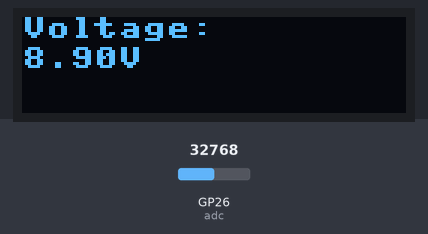
A program run on a simulated Raspberry Pi Pico running MicroPython. Shown: 128×32 one-colour display. The inputs (shaded band) are chosen by the test bench; at power-on: GP26 (adc) = 32768 (analog values on the 0–65535 scale). Library files of the repository ran but are not shown: ssd1306.py.

Above: at 1.2 s.
1.3 s: GP26 (adc) set to 45874
At 1.9 s:
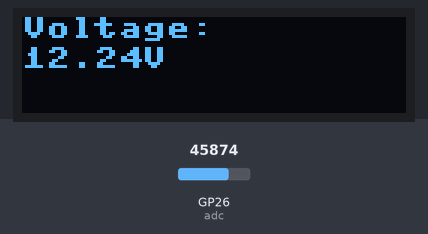
2.8 s: GP26 (adc) set to 57670
At 3.2 s:
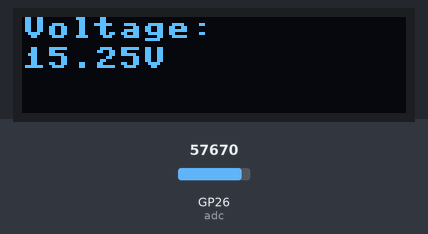
4.3 s: GP26 (adc) set to 65535
At 5.6 s:
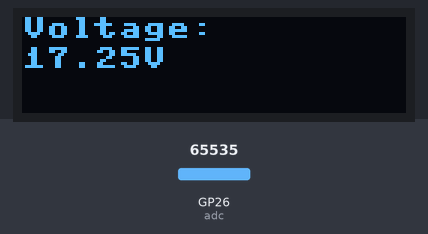
Timing chart, 0 to 7.3 s (numbered marks = the images above; inputs shaded):
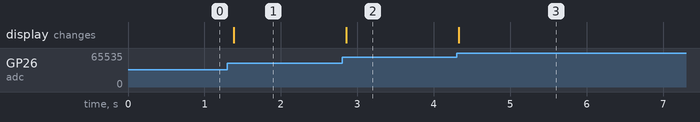

Measured:
- after the input at 1.3 s, the display: changes after 0.09 s (image 1)
- after the input at 2.8 s, the display: changes after 0.06 s (image 2)
- after the input at 4.3 s, the display: changes at once (image 3)

The program:

main_v0.1.py
```python
# print data on OLED display ever 100ms
import uasyncio as asyncio
from machine import ADC, Pin, I2C
import ssd1306

# Initialize the ADC and OLED
adc = ADC(Pin(26))  # Use a single ADC pin for voltage reading
i2c = I2C(0, scl=Pin(5), sda=Pin(4))
oled = ssd1306.SSD1306_I2C(128, 32, i2c)  # Initialize OLED display

# Configuration
V_REF = 3.3
ADC_BITS = 12
ADC_MAX = (1 << ADC_BITS) - 1
VOLTAGE_DIVIDER_RATIO = 5.06
OLED_UPDATE_INTERVAL = 0.1  # 100ms for OLED update
VR_OFFSET = 0.55

async def read_adc():
    """Read and convert the ADC value to a voltage."""
    while True:
        raw_value = adc.read_u16()  # Read raw ADC value
        scaled_value = raw_value >> 4  # Scale down the 16-bit value to 12 bits
        voltage = scaled_value * V_REF / ADC_MAX  # Convert to voltage
        actual_voltage = voltage * VOLTAGE_DIVIDER_RATIO + VR_OFFSET  # Adjust for voltage divider
        return actual_voltage

async def oled_task():
    """Update the OLED with the voltage every 100ms."""
    while True:
        voltage = await read_adc()
        voltage_str = "{:.2f}V".format(voltage)  # Convert voltage to string with 2 decimal places
        oled.fill(0)  # Clear the display
        oled.text(f'Voltage:', 0, 0)  # Display label
        oled.text(voltage_str, 0, 10)  # Display the voltage value as a string
        oled.show()  # Refresh the display
        await asyncio.sleep(OLED_UPDATE_INTERVAL)

async def main():
    # Display the voltage continuously on the OLED
    await oled_task()

try:
    asyncio.run(main())
except KeyboardInterrupt:
    print('Program stopped')
```
